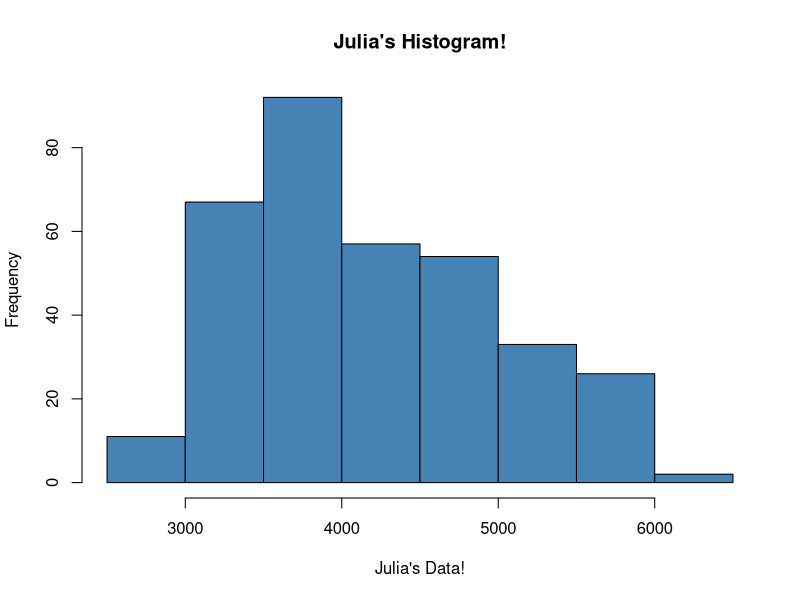
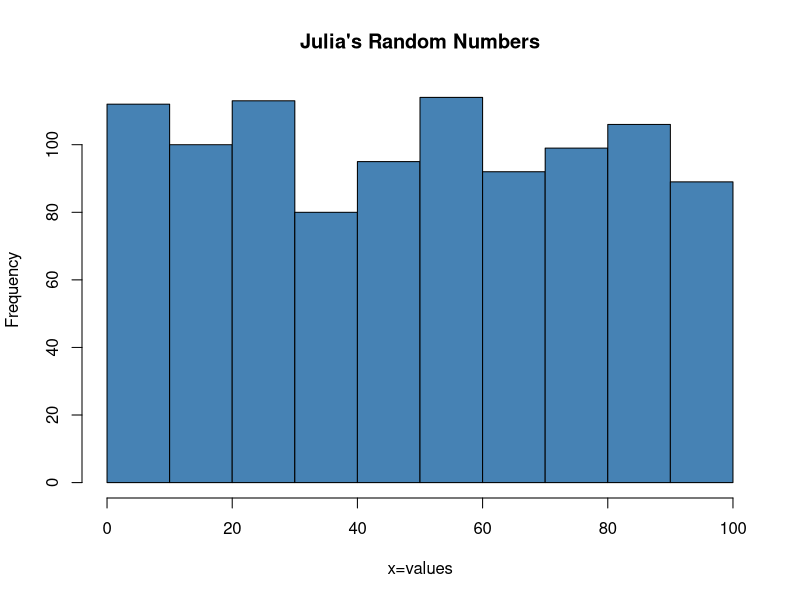
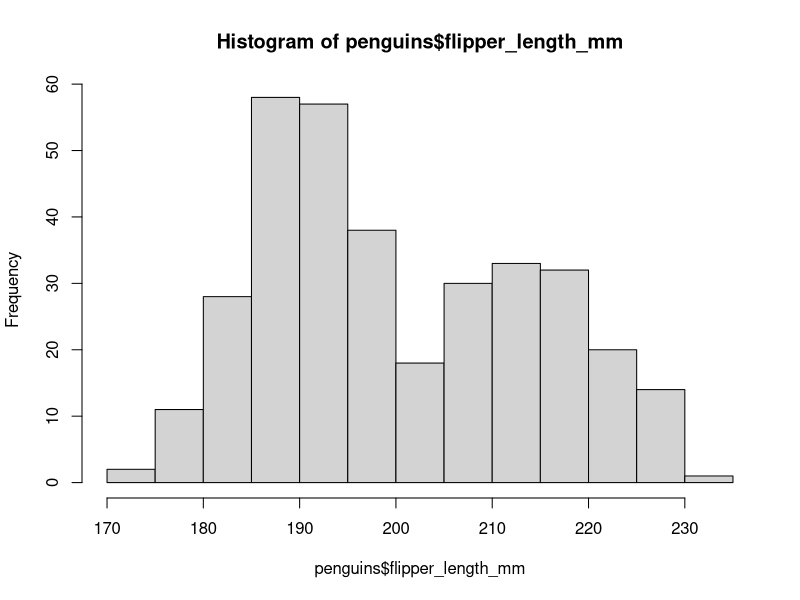
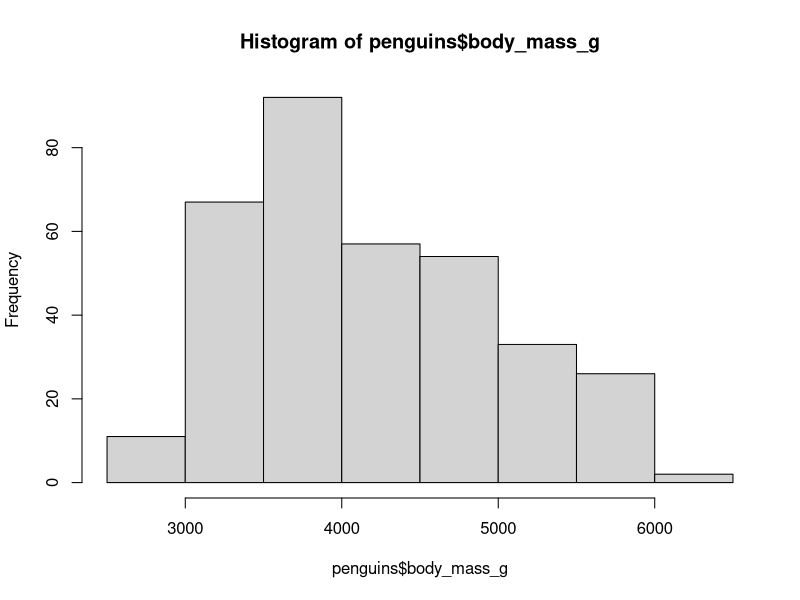

Write the R code that produced these figures, in order.
prnt_msg=function(msg)
{print(msg)}

x=2

prnt_msg=function(msg)
{print(x)}



require(palmerpenguins)
require(here)

image_file="ugly_histogram.png"

png(here("images", image_file), 
    width = 1200, height = 1000)


hist(penguins$flipper_length_mm)

dev.off()

save_png_1=function(image_file)
{
  require(here)
  png(here("images", image_file), 
     width = 1200, height = 1000)
  }
  
save_png_1("ugly_histo_2.png")
hist(penguins$body_mass_g)
dev.off()
  
dat_vec=penguins$body_mass_g
my_title = "Julia's Histogram!"
x_label= "Julia's Data!"

hist(dat_vec, col="steelblue",
     main=my_title, 
     xlab= x_label)


#Creating steelblue function
steelblue_hist_fun = function(dat_vec, my_title, x_label)
{
  hist(dat_vec, col="steelblue",
       main=my_title, 
       xlab= x_label)
}


#Testing steelblue function
steelblue_hist_fun(
dat_vec=sample(x=1:100, size=1000, replace=TRUE),
my_title = "Julia's Random Numbers",
x_label="x=values")
